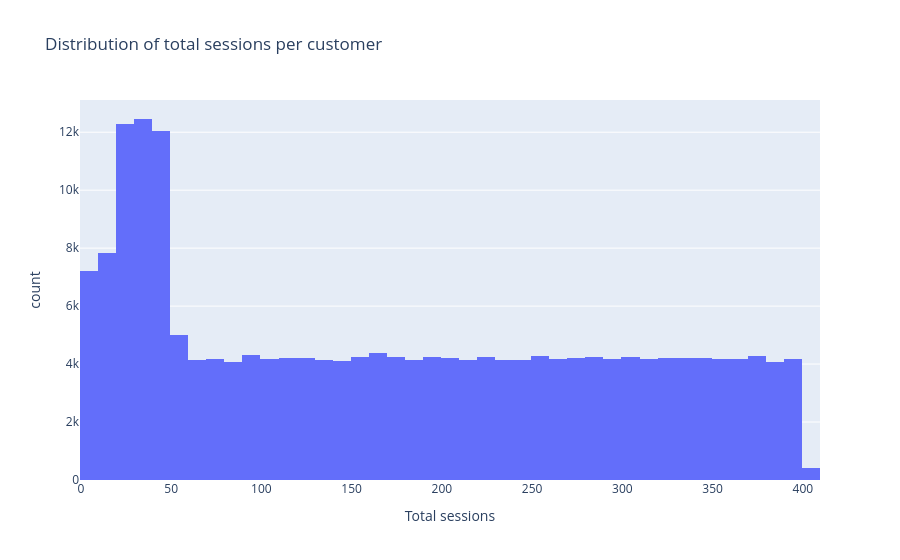

Notebook code for this chart:
### Code cell
fig_sessions_hist = px.histogram(
    df,
    x='total_sessions',
    nbins=50,
    title='Distribution of total sessions per customer',
    labels={'total_sessions': 'Total sessions', 'count': 'Customers'}
)
fig_sessions_hist.update_layout(showlegend=False)
fig_sessions_hist.show()

### Figure 1 — Plotly figure (JSON) as saved in the notebook; plotly's stock layout.template omitted (floating-point values rounded to 4 significant figures; data arrays with more than 128 entries replaced by an {"elided": "..."} marker saying what was removed)
{"data": [{"bingroup": "x", "hovertemplate": "Total sessions=%{x}<br>count=%{y}<extra></extra>", "legendgroup": "", "marker": {"color": "#636efa", "pattern": {"shape": ""}}, "name": "", "nbinsx": 50, "orientation": "v", "showlegend": false, "type": "histogram", "x": {"elided": "200000 int values"}, "xaxis": "x", "yaxis": "y"}], "layout": {"barmode": "relative", "legend": {"tracegroupgap": 0}, "showlegend": false, "title": {"text": "Distribution of total sessions per customer"}, "xaxis": {"anchor": "y", "domain": [0, 1], "title": {"text": "Total sessions"}}, "yaxis": {"anchor": "x", "domain": [0, 1], "title": {"text": "count"}}}}
